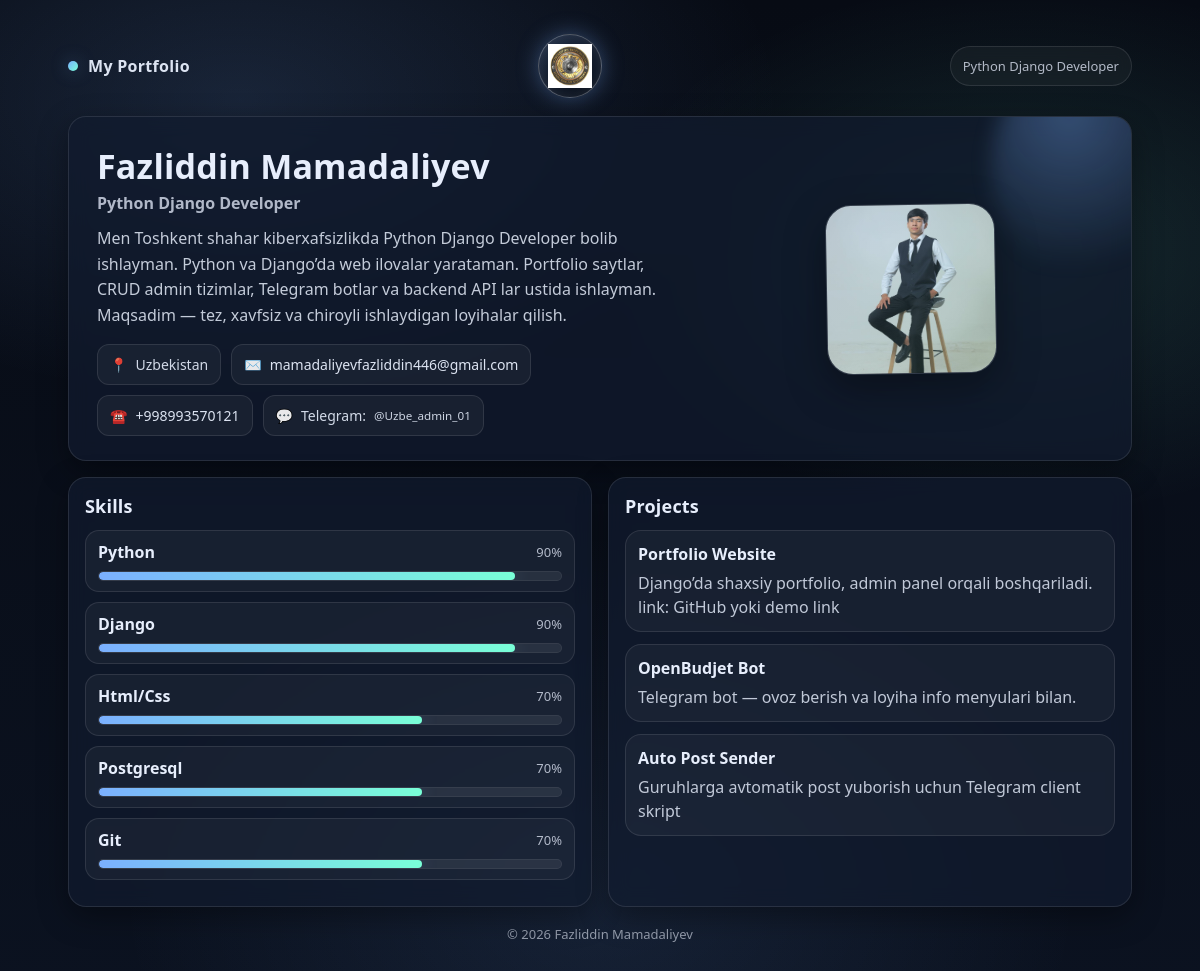
The app's page /, older data.
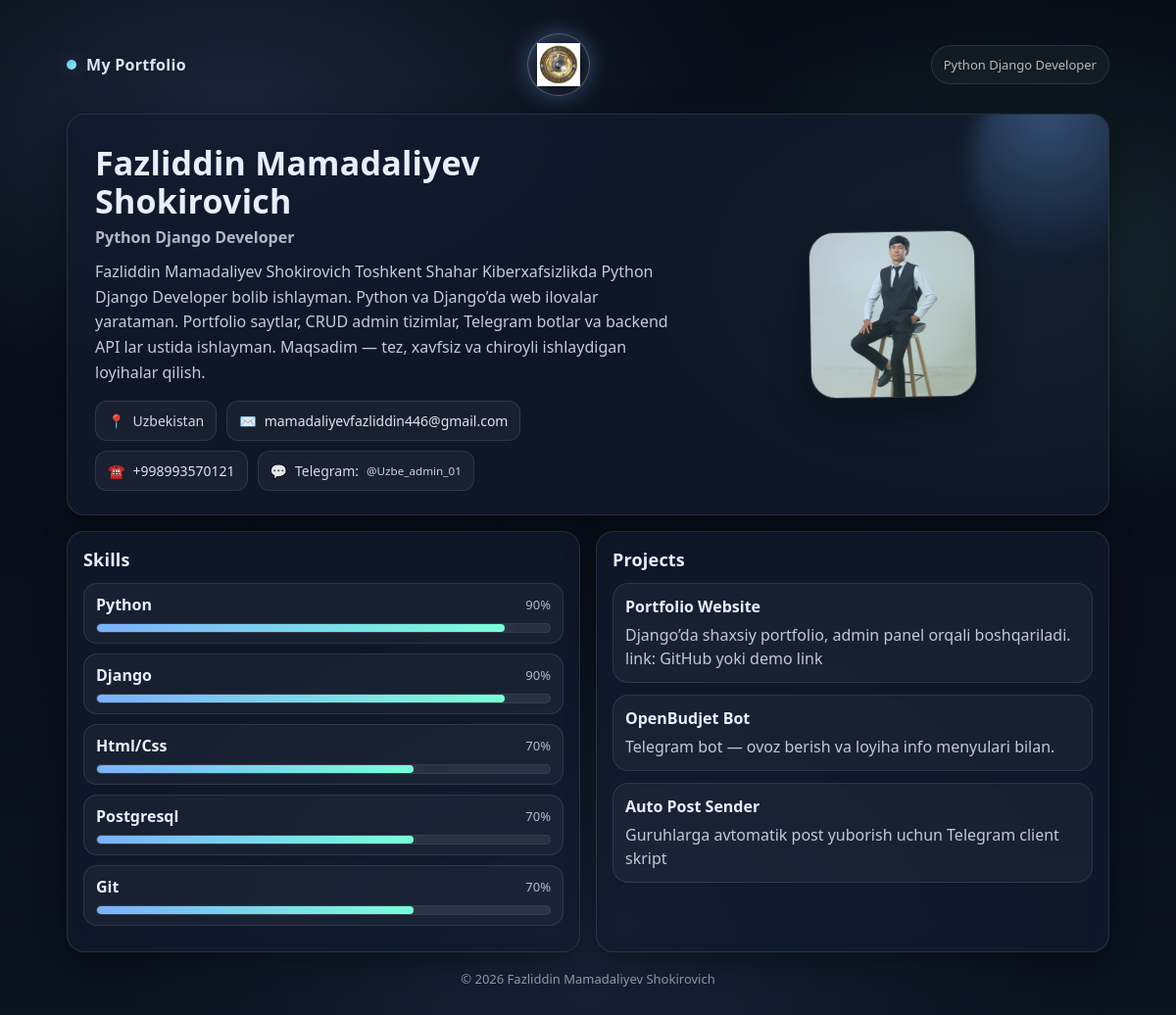
The same page, newer data.
### main/models.py (models this page shows, shortened)
class Profile(models.Model):
    full_name = models.CharField(max_length=120)
    title = models.CharField(max_length=120, help_text="Masalan: Python Django Developer")
    about = models.TextField()
    location = models.CharField(max_length=120, blank=True)
    email = models.EmailField(blank=True)
    phone = models.CharField(max_length=30, blank=True)
    telegram = models.CharField(max_length=120, blank=True)
    photo = models.ImageField(upload_to="profile/", blank=True, null=True)

### main/views.py (the view)
# urls.py: path("", views.home, name="home"),
def home(request):
    profile = Profile.objects.first()
    projects = Project.objects.all()[:3]
    skills = Skill.objects.all().order_by("-level")[:6]
    return render(request, "home.html", {"profile": profile, "projects": projects, "skills": skills})

### templates/home.html (shortened to what this page needs)
{% load static %}
<!doctype html>
<html lang="uz">
<head>
</head>
<body>
  <div class="wrap">
    <div class="topbar">
      <div class="brand"><div class="dot"></div> My Portfolio</div>
      <div class="iiv-badge" title="O‘zbekiston Respublikasi IIV">
        <img src="{% static 'iiv.png.jpg' %}" alt="" aria-hidden="true">
      </div>
      <div class="pill">{% if profile and profile.title %}{{ profile.title }}{% else %}Django Portfolio{% endif %}</div>
    </div>
    <div class="card hero">
      <div class="hero-left">
        <h1 class="name">{% if profile and profile.full_name %}{{ profile.full_name }}{% else %}Ism/F.I.O{% endif %}</h1>
        <div class="title">
          {% if profile and profile.title %}{{ profile.title }}{% else %}(Admin paneldan title yozing){% endif %}
        </div>
        <p class="about">
          {% if profile and profile.about %}{{ profile.about }}{% else %}Admin paneldan about yozsangiz bu yerda chiqadi.{% endif %}
        </p>
        <div class="chips">
          {% if profile and profile.location %}
            <div class="chip">📍 <span>{{ profile.location }}</span></div>
          {% endif %}
          {% if profile and profile.email %}
            <div class="chip">✉️
              <a href="mailto:{{ profile.email }}?subject=Portfolio%20contact%20from%20website" rel="noopener noreferrer">
                {{ profile.email }}
              </a>
            </div>
          {% endif %}
          {% if profile and profile.phone %}
            <div class="chip">☎️
              <a href="tel:{{ profile.phone|cut:' '|cut:'-'|cut:'('|cut:')' }}" rel="noopener noreferrer">
                {{ profile.phone }}
              </a>
            </div>
          {% endif %}
          {% if profile and profile.telegram %}
            <div class="chip">💬 <span>Telegram:</span>
              <small>
                <a href="https://t.me/{{ profile.telegram|cut:'@' }}" target="_blank" rel="noopener noreferrer">
                  @{{ profile.telegram|cut:'@' }}
                </a>
              </small>
            </div>
          {% endif %}
        </div>
      </div>
      <div class="hero-right">
        <div class="avatar">
          {% if profile and profile.photo %}
            <img src="{{ profile.photo.url }}" alt="Profile photo">
          {% else %}
            <div class="avatar-fallback">No Photo</div>
          {% endif %}
        </div>
      </div>
    </div>
    <div class="grid">
      <div class="card section">
        <h2>Skills</h2>
        {% for s in skills %}
          <div class="skill">
            <div class="skill-head">
              <div class="skill-name">{{ s.name|title }}</div>
              <div class="skill-level">{{ s.level }}%</div>
            </div>
            <div class="bar"><i data-level="{{ s.level }}"></i></div>
          </div>
        {% empty %}
          <p class="muted">Hozircha skill yo‘q.</p>
        {% endfor %}
      </div>
      <div class="card section">
        <h2>Projects</h2>
        {% for p in projects %}
          <div class="project">
            <div class="project-top">
              <b>{{ p.name }}</b>
            </div>
            <p>{{ p.description }}</p>
          </div>
        {% empty %}
          <p class="muted">Hozircha project yo‘q.</p>
        {% endfor %}
      </div>
    </div>
    <footer>© <span id="year"></span> {% if profile and profile.full_name %}{{ profile.full_name }}{% else %}My Portfolio{% endif %}</footer>
  </div>
</body>
</html>

Row changes from the older to the newer data that the page shows:
changed Profile "Python Django Developer": full_name "Fazliddin Mamadaliyev" → "Fazliddin Mamadaliyev Shokirovich"; about "Men Toshkent shahar kiberxafsizlikda Python Django Developer bolib…" → "Fazliddin Mamadaliyev Shokirovich Toshkent Shahar Kiberxafsizlikda Python Django Developer bolib…"
